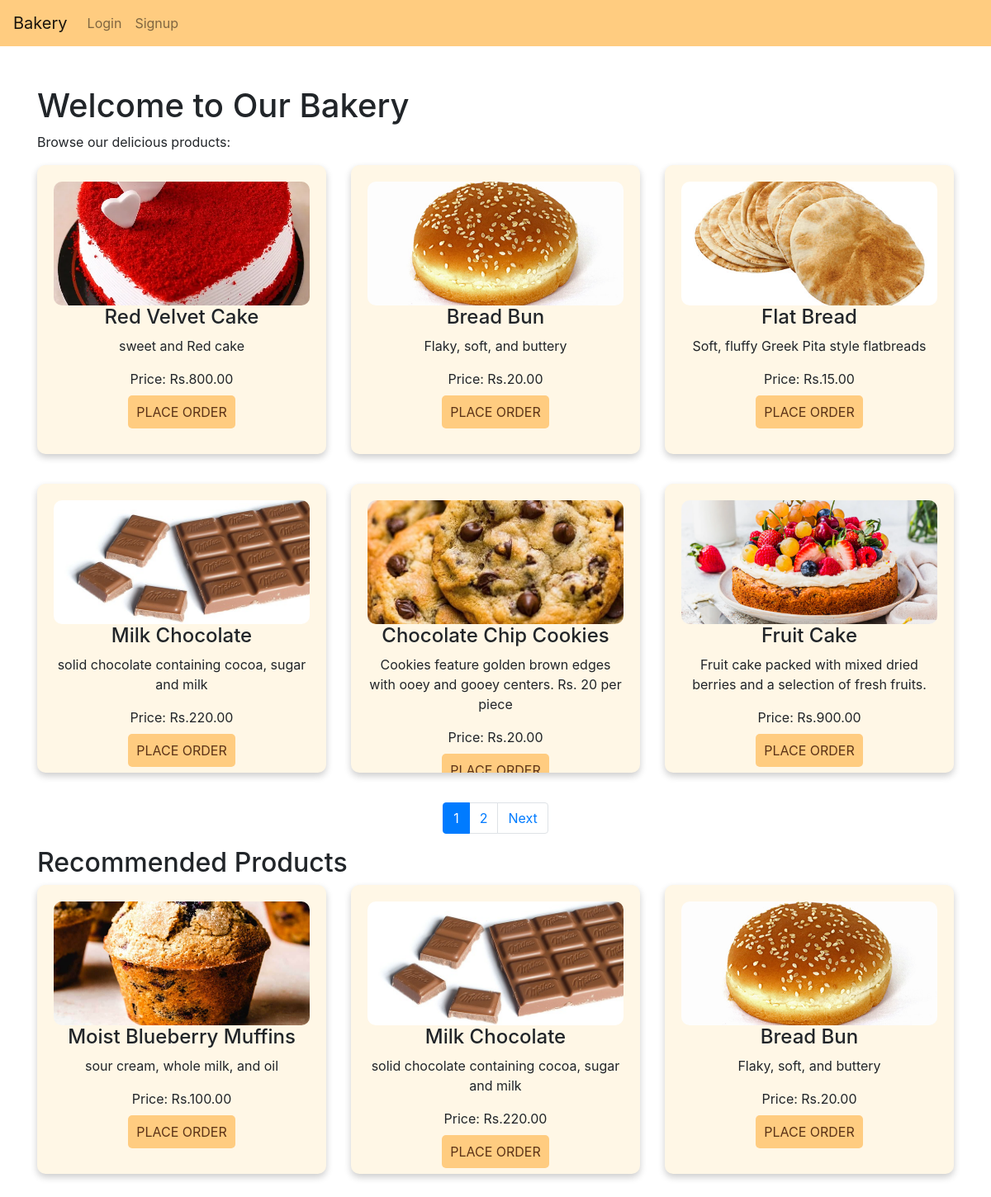
The page / on the database its author committed.
### bakery_app/models.py (models this page shows, shortened)
class BakeryProduct(models.Model):
    name = models.CharField(max_length=100)
    description = models.TextField()
    price = models.DecimalField(max_digits=6, decimal_places=2)
    image = models.ImageField(upload_to='product_images/')

### bakery_app/views.py (the view)
# urls.py: path('', views.home, name='home'),  # Home page
def home(request):
    products = BakeryProduct.objects.all()
    paginator = Paginator(products, 6)  # 6 products per page
    page_number = request.GET.get('page')
    page_obj = paginator.get_page(page_number)
    recommended_products = BakeryProduct.objects.order_by('?')[:3]  # Random 3 products
    return render(request, 'home.html', {'page_obj': page_obj, 'recommended_products': recommended_products})

### bakery_app/templates/home.html (shortened to what this page needs)
<!DOCTYPE html>
<html lang="en">
<head>
    <link rel="stylesheet" href="https://stackpath.bootstrapcdn.com/bootstrap/4.5.2/css/bootstrap.min.css">
</head>
<body>
    <nav class="navbar navbar-expand-lg navbar-light" style="background-color: #ffcc80;">
        <a class="navbar-brand" href="{% url 'home' %}">Bakery</a>
        <div class="collapse navbar-collapse" id="navbarNav">
            <ul class="navbar-nav ms-auto">
                {% if user.is_authenticated %}
                <li class="nav-item">
                    <span class="nav-link">Hello, {{ user.username }}</span>
                </li>
                <li class="nav-item">
                    <a class="nav-link" href="{% url 'custom_order' %}">Custom Order</a>
                </li>
                <li class="nav-item">
                    <a class="nav-link" href="{% url 'user_orders' %}">My Orders</a>
                </li>
                {% comment %} <li class="nav-item">
                    <a class="nav-link" href="{% url 'about' %}">About Us</a>
                </li>
                <li class="nav-item">
                    <a class="nav-link" href="{% url 'contact' %}">Contact Us</a>
                </li> {% endcomment %}
                <li class="nav-item">
                    <a class="nav-link" href="{% url 'logout' %}">Logout</a>
                </li>
                {% else %}
                <li class="nav-item">
                    <a class="nav-link" href="{% url 'login' %}">Login</a>
                </li>
                <li class="nav-item">
                    <a class="nav-link" href="{% url 'signup' %}">Signup</a>
                </li>
                {% endif %}
            </ul>
        </div>
    </nav>
    <div class="container mt-5">
        <h1>Welcome to Our Bakery</h1>
        <p>Browse our delicious products:</p>
        <div class="row">
            {% for product in page_obj %}
            <div class="col-md-4 mb-3">
                <div class="product-card">
                    {% if product.image %}
                    <img src="{{ product.image.url }}" alt="{{ product.name }}" class="product-image">
                    {% endif %}
                    <h4>{{ product.name }}</h4>
                    <p>{{ product.description|truncatewords:20 }}</p>
                    <p>Price: Rs.{{ product.price }}</p>
                    <a href="{% url 'place_order' product.id %}" class="place-order-btn">Place Order</a>
                </div>
            </div>
            {% endfor %}
        </div>
        <nav aria-label="Page navigation">
            <ul class="pagination justify-content-center">
                {% for num in page_obj.paginator.page_range %}
                <li class="page-item {% if num == page_obj.number %}active{% endif %}">
                    <a class="page-link" href="?page={{ num }}">{{ num }}</a>
                </li>
                {% endfor %}
                {% if page_obj.has_next %}
                <li class="page-item">
                    <a class="page-link" href="?page={{ page_obj.next_page_number }}">Next</a>
                </li>
                {% endif %}
            </ul>
        </nav>
        <h2>Recommended Products</h2>
        <div class="row">
            {% for product in recommended_products %}
            <div class="col-md-4 mb-3">
                <div class="product-card">
                    {% if product.image %}
                    <img src="{{ product.image.url }}" alt="{{ product.name }}" class="product-image">
                    {% endif %}
                    <h4>{{ product.name }}</h4>
                    <p>{{ product.description|truncatewords:20 }}</p>
                    <p>Price: Rs.{{ product.price }}</p>
                    <a href="{% url 'place_order' product.id %}" class="place-order-btn">Place Order</a>
                </div>
            </div>
            {% endfor %}
        </div>
    </div>
</body>
</html>

### bakery_app/templates/home.html (style rules this page uses)
.product-card { background-color: #fff7e6; padding: 20px; border-radius: 10px; box-shadow: 0 4px 8px 0 rgba(0,0,0,0.2); margin-bottom: 20px; text-align: center; height: 350px; overflow: hidden; }
.product-image { width: 100%; height: 150px; object-fit: cover; border-radius: 10px; }
.place-order-btn { background-color: #ffcc80; color: #5c3317; border: none; border-radius: 5px; padding: 10px; text-transform: uppercase; }

### rows shown on the page
BakeryProduct: image (picture), name "Red Velvet Cake", description "sweet and Red cake", price "800.00"
BakeryProduct: image (picture), name "Bread Bun", description "Flaky, soft, and buttery", price "20.00"
BakeryProduct: image (picture), name "Flat Bread", description "Soft, fluffy Greek Pita style flatbreads", price "15.00"
BakeryProduct: image (picture), name "Milk Chocolate", description "solid chocolate containing cocoa, sugar and milk", price "220.00"
BakeryProduct: image (picture), name "Chocolate Chip Cookies", description "Cookies feature golden brown edges with ooey and gooey centers. Rs. 20 per piece", price "20.00"
BakeryProduct: image (picture), name "Fruit Cake", description "Fruit cake packed with mixed dried berries and a selection of fresh fruits.", price "900.00"
BakeryProduct: image (picture), name "Moist Blueberry Muffins", description "sour cream, whole milk, and oil", price "100.00"

### other values the page prints
{{ num }} "1" "2"
